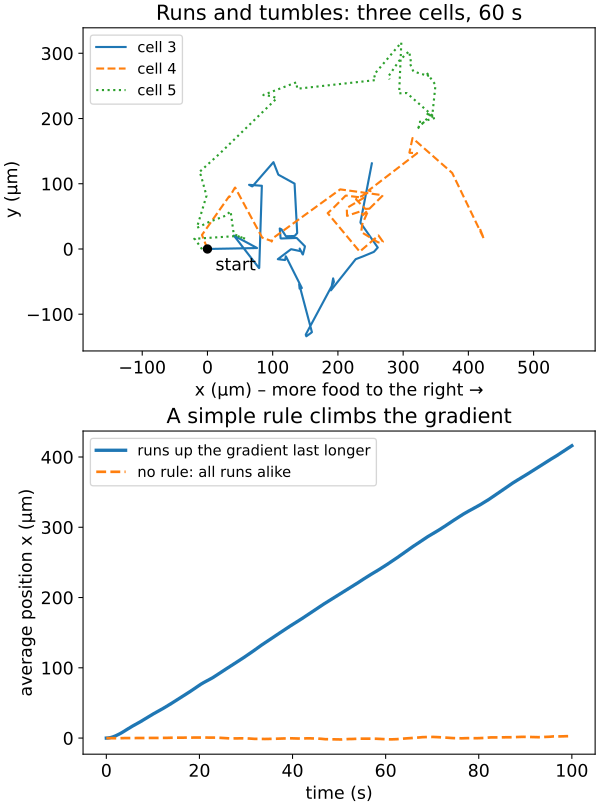

Here is the Python script that generated this plot:
# run_and_tumble.py – From “Swimming in Honey: the Physics of Bacteria”
# https://wildbionics.com/articles/bacteria-low-reynolds/ · Code: MIT licence
# Needs: python3 -m pip install numpy matplotlib
# Run: python3 run_and_tumble.py   (https://wildbionics.com/run-code/)

import numpy as np
import matplotlib.pyplot as plt

# Model parameters – typical values, see the article
SPEED = 20.0       # swimming speed during a run (µm/s); Berg measured 20–40 µm/s
RUN_TIME = 1.0     # mean run duration (s) when nothing improves
BOOST = 2.0        # runs up the food gradient last BOOST times longer on average
N_CELLS = 2000     # bacteria per population
T_END = 100.0      # simulated time (s)
DT = 0.01          # time step (s)
rng = np.random.default_rng(1)


def swim(boost):
    """Run and tumble in 2D. Food increases towards +x, so 'getting better' means moving to +x.

    A tumble is instantaneous and picks a completely random new direction (a simplification).
    In each step a cell tumbles with probability DT / mean run time. Berg's rule: if things are
    getting better, don't stop so soon – runs towards +x use RUN_TIME × boost.
    """
    steps = int(T_END / DT)
    angle = rng.uniform(0, 2 * np.pi, N_CELLS)
    track = np.zeros((steps + 1, N_CELLS, 2))
    for i in range(steps):
        heading = np.column_stack((np.cos(angle), np.sin(angle)))
        track[i + 1] = track[i] + SPEED * DT * heading
        mean_run = np.where(heading[:, 0] > 0, RUN_TIME * boost, RUN_TIME)
        tumble = rng.random(N_CELLS) < DT / mean_run
        angle = np.where(tumble, rng.uniform(0, 2 * np.pi, N_CELLS), angle)
    return track


t = np.arange(int(T_END / DT) + 1) * DT
late = t > 20                     # fit after the first runs, when the walk has lost its start
plain = swim(boost=1.0)
biased = swim(boost=BOOST)

# 1) No gradient: a random walk. Its spreading follows <r²> = 4 D t with D = v² τ / 2 in 2D.
msd = (plain ** 2).sum(axis=2).mean(axis=1)
d_sim = np.polyfit(t[late], msd[late], 1)[0] / 4
print(f"random walk: D = {d_sim:.0f} µm²/s (formula v²τ/2 = {SPEED**2 * RUN_TIME / 2:.0f} µm²/s)")

# 2) Berg's rule: the population drifts up the gradient. Formula: v · (2/π) · (b − 1)/(b + 1).
drift_sim = np.polyfit(t[late], biased[late, :, 0].mean(axis=1), 1)[0]
drift_theory = SPEED * 2 / np.pi * (BOOST - 1) / (BOOST + 1)
# round(...) + 0.0 turns a rounded "-0.0" into "0.0"
print(f"with the rule: drift {round(drift_sim, 1) + 0.0} µm/s (formula {drift_theory:.1f} µm/s), "
      f"{round(100 * drift_sim / SPEED) + 0} % of the swimming speed")
print(f"after {T_END:.0f} s the average cell is {biased[-1, :, 0].mean():.0f} µm further up the gradient")

plt.rcParams["font.size"] = 13      # large type: the chart stays readable on a phone
fig, (top, bottom) = plt.subplots(2, 1, figsize=(6.4, 8.4), layout="constrained")
for k, style in zip(range(3, 6), ["-", "--", ":"]):   # three of the cells, first 60 s
    path = biased[: int(60 / DT) : 5, k]
    top.plot(path[:, 0], path[:, 1], style, lw=1.6, label=f"cell {k}")
top.plot(0, 0, "ko", ms=6)
top.annotate("start", (0, 0), textcoords="offset points", xytext=(6, -16))
top.set_aspect("equal", adjustable="datalim")
top.set_xlabel("x (µm) – more food to the right →")
top.set_ylabel("y (µm)")
top.set_title("Runs and tumbles: three cells, 60 s")
top.legend(loc="upper left", fontsize=11)

bottom.plot(t, biased[..., 0].mean(axis=1), lw=2.5, label="runs up the gradient last longer")
bottom.plot(t, plain[..., 0].mean(axis=1), "--", lw=2, label="no rule: all runs alike")
bottom.set_xlabel("time (s)")
bottom.set_ylabel("average position x (µm)")
bottom.set_title("A simple rule climbs the gradient")
bottom.legend(loc="upper left", fontsize=11)
plt.show()
